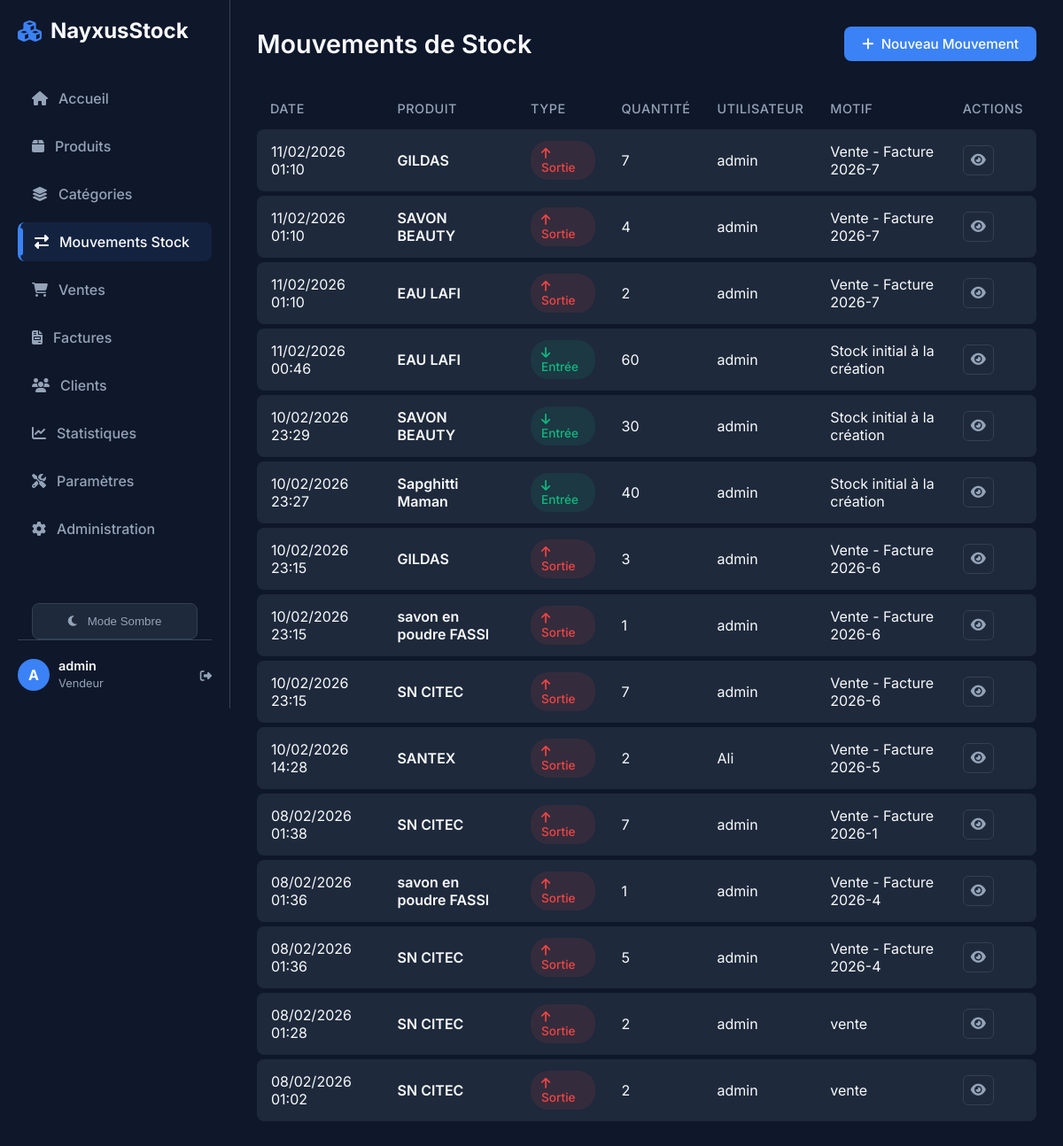
Page /inventory/mouvements/ (signed in) on the committed database.
### core/models.py (models this page shows, shortened)
class StoreSettings(models.Model):
    name = models.CharField(max_length=100, default="NayxusStock", verbose_name="Nom du magasin")
    address = models.TextField(blank=True, null=True, verbose_name="Adresse")
    phone = models.CharField(max_length=50, blank=True, null=True, verbose_name="Téléphone")
    email = models.EmailField(blank=True, null=True, verbose_name="Email")
    logo = models.ImageField(upload_to='logo/', blank=True, null=True, verbose_name="Logo")
    class Meta:
        verbose_name = "Paramètres du magasin"
        verbose_name_plural = "Paramètres du magasin"
    @classmethod
    def get_settings(cls):
        obj, created = cls.objects.get_or_create(id=1)
        return obj

### users/models.py (models this page shows, shortened)
class User(AbstractUser):
    class Role(models.TextChoices):
        ADMIN = "ADMIN", "Administrateur"
        SELLER = "SELLER", "Vendeur"
    role = models.CharField(max_length=50, choices=Role.choices, default=Role.SELLER)
    phone = models.CharField(max_length=20, blank=True, null=True)

### inventory/models.py (models this page shows, shortened)
class StockMovement(models.Model):
    class MovementType(models.TextChoices):
        ENTRY = "ENTRY", "Entrée"
        EXIT = "EXIT", "Sortie"
        ADJUSTMENT = "ADJUSTMENT", "Ajustement"
    product = models.ForeignKey(Product, on_delete=models.CASCADE, related_name='movements', verbose_name="Produit")
    movement_type = models.CharField(max_length=20, choices=MovementType.choices, verbose_name="Type de mouvement")
    quantity = models.IntegerField(verbose_name="Quantité")
    reason = models.CharField(max_length=255, blank=True, verbose_name="Motif")
    user = models.ForeignKey(settings.AUTH_USER_MODEL, on_delete=models.SET_NULL, null=True, verbose_name="Utilisateur")
    date = models.DateTimeField(auto_now_add=True, verbose_name="Date")
    class Meta:
        verbose_name = "Mouvement de stock"
        verbose_name_plural = "Mouvements de stock"

class Product(models.Model):
    category = models.ForeignKey(Category, on_delete=models.RESTRICT, related_name='products', verbose_name="Catégorie")
    name = models.CharField(max_length=200, verbose_name="Nom")
    description = models.TextField(blank=True, null=True, verbose_name="Description")
    purchase_price = models.DecimalField(max_digits=10, decimal_places=2, verbose_name="Prix d'achat")
    selling_price = models.DecimalField(max_digits=10, decimal_places=2, verbose_name="Prix de vente")
    quantity = models.IntegerField(default=0, verbose_name="Quantité en stock")
    alert_threshold = models.IntegerField(default=10, verbose_name="Seuil d'alerte")
    image = models.ImageField(upload_to='products/', blank=True, null=True, verbose_name="Image")
    barcode = models.CharField(max_length=100, unique=True, blank=True, null=True, verbose_name="Code-barre")
    created_at = models.DateTimeField(auto_now_add=True)
    updated_at = models.DateTimeField(auto_now=True)
    class Meta:
        verbose_name = "Produit"
        verbose_name_plural = "Produits"

### inventory/views.py (the view)
# urls.py: path('mouvements/', stock_movement_list, name='stock_movement_list'),
@login_required
def stock_movement_list(request):
    query = request.GET.get('search', '')
    movements = StockMovement.objects.all().select_related('product', 'user').order_by('-date')
    if query:
        movements = movements.filter(Q(product__name__icontains=query) | Q(reason__icontains=query))
    return render(request, 'inventory/stock_movement_list.html', {'movements': movements[:50], 'search_query': query})

### core/context_processors.py (called while the page is built)
def store_info(request):
    return {
        'store': StoreSettings.get_settings()
    }

def stock_alerts(request):
    count = Product.objects.filter(quantity__lte=F('alert_threshold')).count()
    return {
        'low_stock_alert_count': count
    }

### inventory/templates/inventory/stock_movement_list.html (shortened to what this page needs)
{% extends 'core/base.html' %}
{% block content %}
<div class="page-header">
    <div class="header-title">
        <h1 class="page-title">Mouvements de Stock</h1>
    </div>
    <div class="header-actions">
        <a href="{% url 'stock_movement_add' %}" class="btn btn-primary">
            <i class="fas fa-plus"></i> Nouveau Mouvement
        </a>
    </div>
</div>
<div class="table-container">
    <table>
        <thead>
            <tr>
                <th>Date</th>
                <th>Produit</th>
                <th>Type</th>
                <th>Quantité</th>
                <th>Utilisateur</th>
                <th>Motif</th>
                <th>Actions</th>
            </tr>
        </thead>
        <tbody>
            {% for movement in movements %}
            <tr class="data-row">
                <td>{{ movement.date|date:"d/m/Y H:i" }}</td>
                <td style="font-weight: 600;">{{ movement.product.name }}</td>
                <td>
                    {% if movement.movement_type == 'ENTRY' %}
                    <span class="status-badge"
                        style="background: rgba(16, 185, 129, 0.1); color: #10b981; border-color: rgba(16, 185, 129, 0.2);">
                        <i class="fas fa-arrow-down"></i> Entrée
                    </span>
                    {% elif movement.movement_type == 'EXIT' %}
                    <span class="status-badge"
                        style="background: rgba(239, 68, 68, 0.1); color: #ef4444; border-color: rgba(239, 68, 68, 0.2);">
                        <i class="fas fa-arrow-up"></i> Sortie
                    </span>
                    {% else %}
                    <span class="status-badge"
                        style="background: rgba(59, 130, 246, 0.1); color: #3b82f6; border-color: rgba(59, 130, 246, 0.2);">
                        <i class="fas fa-sync"></i> Ajustement
                    </span>
                    {% endif %}
                </td>
                <td>{{ movement.quantity }}</td>
                <td>{{ movement.user.username }}</td>
                <td>{{ movement.reason|default:"—" }}</td>
                <td>
                    <a href="{% url 'stock_movement_detail' movement.pk %}" class="btn btn-outline btn-icon"
                        title="Voir détail">
                        <i class="fas fa-eye"></i>
                    </a>
                </td>
            </tr>
            {% empty %}
            <tr>
                <td colspan="6" style="text-align:center; color: var(--text-secondary);">
                    Aucun mouvement de stock enregistré.
                </td>
            </tr>
            {% endfor %}
        </tbody>
    </table>
</div>
{% endblock %}

### core/templates/core/base.html (shortened to what this page needs)
{% load static %}
<!DOCTYPE html>
<html lang="fr">
<head>
    <link rel="stylesheet" href="https://cdnjs.cloudflare.com/ajax/libs/font-awesome/6.4.0/css/all.min.css">
    <link rel="stylesheet" href="{% static 'css/style.css' %}?v=1.1">
</head>
<body>
    <aside class="sidebar">
        <div class="brand">
            <i class="fas fa-cubes"></i>
            <span>{{ store.name }}</span>
        </div>
        <ul class="nav-links" style="overflow-y: auto; flex: 1; margin-right: -10px; padding-right: 10px;">
            <li class="nav-item">
                <a href="{% url 'dashboard' %}"
                    class="nav-link {% if request.resolver_match.url_name == 'dashboard' %}active{% endif %}">
                    <i class="fas fa-home"></i>
                    <span>Accueil</span>
                </a>
            </li>
            <li class="nav-item">
                <a href="{% url 'product_list' %}"
                    class="nav-link {% if request.resolver_match.url_name == 'product_list' %}active{% endif %}">
                    <i class="fas fa-box" {% if low_stock_alert_count > 0 %}style="color: #ef4444;"{% endif %}></i>
                    <span>Produits</span>
                </a>
            </li>
            <li class="nav-item">
                <a href="{% url 'category_list' %}"
                    class="nav-link {% if request.resolver_match.url_name == 'category_list' %}active{% endif %}">
                    <i class="fas fa-layer-group"></i>
                    <span>Catégories</span>
                </a>
            </li>
            <li class="nav-item">
                <a href="{% url 'stock_movement_list' %}"
                    class="nav-link {% if request.resolver_match.url_name == 'stock_movement_list' %}active{% endif %}">
                    <i class="fas fa-exchange-alt"></i>
                    <span>Mouvements Stock</span>
                </a>
            </li>
            <li class="nav-item">
                <a href="{% url 'sales_list' %}"
                    class="nav-link {% if request.resolver_match.url_name == 'sales_list' %}active{% endif %}">
                    <i class="fas fa-shopping-cart"></i>
                    <span>Ventes</span>
                </a>
            </li>
            <li class="nav-item">
                <a href="{% url 'invoice_list' %}"
                    class="nav-link {% if request.resolver_match.url_name == 'invoice_list' %}active{% endif %}">
                    <i class="fas fa-file-invoice"></i>
                    <span>Factures</span>
                </a>
            </li>
            <li class="nav-item">
                <a href="{% url 'customer_list' %}"
                    class="nav-link {% if request.resolver_match.url_name == 'customer_list' %}active{% endif %}">
                    <i class="fas fa-users"></i>
                    <span>Clients</span>
                </a>
            </li>
            <li class="nav-item">
                <a href="{% url 'statistics' %}"
                    class="nav-link {% if request.resolver_match.url_name == 'statistics' %}active{% endif %}">
                    <i class="fas fa-chart-line"></i>
                    <span>Statistiques</span>
                </a>
            </li>
            {% if user.is_staff or user.is_superuser %}
            <li class="nav-item">
                <a href="{% url 'store_settings' %}"
                    class="nav-link {% if request.resolver_match.url_name == 'store_settings' %}active{% endif %}">
                    <i class="fas fa-tools"></i>
                    <span>Paramètres</span>
                </a>
            </li>
            <li class="nav-item">
                <a href="{% url 'admin:index' %}" class="nav-link">
                    <i class="fas fa-cog"></i>
                    <span>Administration</span>
                </a>
            </li>
            {% endif %}
        </ul>
        <div style="margin-top: 20px; padding: 0 16px;">
            <button id="theme-toggle" class="nav-link" style="width: 100%; border: 1px solid var(--border-color); background: var(--bg-secondary); cursor: pointer; justify-content: center;">
                <i class="fas fa-moon" id="theme-icon"></i>
                <span id="theme-text">Mode Sombre</span>
            </button>
        </div>
        <div class="user-profile">
            <div class="avatar">{{ user.username|make_list|first|upper }}</div>
            <div class="user-info-text">
                <span class="user-name">{{ user.username }}</span>
                <span class="user-role">{{ user.get_role_display|default:"User" }}</span>
            </div>
            <form action="{% url 'logout' %}" method="post" style="display:inline;">
                <button type="submit"
                    style="background:none; border:none; color: var(--text-secondary); cursor: pointer; padding: 0;"><i
                        class="fas fa-sign-out-alt"></i></button>
            </form>
        </div>
    </aside>
    <main class="main-content">
        {% block content %}
        {% endblock %}
    </main>
</body>
</html>

### rows in the picture
StoreSettings: name "NayxusStock"
User: username|make_list "A", username "admin", role "Vendeur"
StockMovement: date "11/02/2026 01:10", product.name "GILDAS", movement_type "EXIT" (drawn), quantity "7", user.username "admin", reason "Vente - Facture 2026-7"
StockMovement: date "11/02/2026 01:10", product.name "SAVON BEAUTY", movement_type "EXIT" (drawn), quantity "4", user.username "admin", reason "Vente - Facture 2026-7"
StockMovement: date "11/02/2026 01:10", product.name "EAU LAFI", movement_type "EXIT" (drawn), quantity "2", user.username "admin", reason "Vente - Facture 2026-7"
StockMovement: date "11/02/2026 00:46", product.name "EAU LAFI", movement_type "ENTRY" (drawn), quantity "60", user.username "admin", reason "Stock initial à la création"
StockMovement: date "10/02/2026 23:29", product.name "SAVON BEAUTY", movement_type "ENTRY" (drawn), quantity "30", user.username "admin", reason "Stock initial à la création"
StockMovement: date "10/02/2026 23:27", product.name "Sapghitti Maman", movement_type "ENTRY" (drawn), quantity "40", user.username "admin", reason "Stock initial à la création"
StockMovement: date "10/02/2026 23:15", product.name "GILDAS", movement_type "EXIT" (drawn), quantity "3", user.username "admin", reason "Vente - Facture 2026-6"
StockMovement: date "10/02/2026 23:15", product.name "savon en poudre FASSI", movement_type "EXIT" (drawn), quantity "1", user.username "admin", reason "Vente - Facture 2026-6"
StockMovement: date "10/02/2026 23:15", product.name "SN CITEC", movement_type "EXIT" (drawn), quantity "7", user.username "admin", reason "Vente - Facture 2026-6"
StockMovement: date "10/02/2026 14:28", product.name "SANTEX", movement_type "EXIT" (drawn), quantity "2", user.username "Ali", reason "Vente - Facture 2026-5"
StockMovement: date "08/02/2026 01:38", product.name "SN CITEC", movement_type "EXIT" (drawn), quantity "7", user.username "admin", reason "Vente - Facture 2026-1"
StockMovement: date "08/02/2026 01:36", product.name "savon en poudre FASSI", movement_type "EXIT" (drawn), quantity "1", user.username "admin", reason "Vente - Facture 2026-4"
StockMovement: date "08/02/2026 01:36", product.name "SN CITEC", movement_type "EXIT" (drawn), quantity "5", user.username "admin", reason "Vente - Facture 2026-4"
StockMovement: date "08/02/2026 01:28", product.name "SN CITEC", movement_type "EXIT" (drawn), quantity "2", user.username "admin", reason "vente"
StockMovement: date "08/02/2026 01:02", product.name "SN CITEC", movement_type "EXIT" (drawn), quantity "2", user.username "admin", reason "vente"
